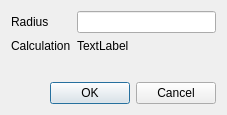
<?xml version="1.0" encoding="UTF-8"?>
<ui version="4.0">
 <class>dlgCircularSurface</class>
 <widget class="QDialog" name="dlgCircularSurface">
  <property name="geometry">
   <rect>
    <x>0</x>
    <y>0</y>
    <width>227</width>
    <height>115</height>
   </rect>
  </property>
  <property name="windowTitle">
   <string>Circular Surface</string>
  </property>
  <property name="windowIcon">
   <iconset resource="recursos.qrc">
    <normaloff>:/dlg/dock/areaCircular</normaloff>:/dlg/dock/areaCircular</iconset>
  </property>
  <layout class="QVBoxLayout" name="verticalLayout">
   <item>
    <layout class="QFormLayout" name="formLayout">
     <item row="0" column="0">
      <widget class="QLabel" name="label">
       <property name="text">
        <string>Radius</string>
       </property>
      </widget>
     </item>
     <item row="0" column="1">
      <widget class="QLineEdit" name="txtRadius"/>
     </item>
     <item row="1" column="0">
      <widget class="QLabel" name="label_2">
       <property name="text">
        <string>Calculation</string>
       </property>
      </widget>
     </item>
     <item row="1" column="1">
      <widget class="QLabel" name="lblFormula">
       <property name="text">
        <string>TextLabel</string>
       </property>
      </widget>
     </item>
    </layout>
   </item>
   <item>
    <widget class="QDialogButtonBox" name="buttonBox">
     <property name="orientation">
      <enum>Qt::Horizontal</enum>
     </property>
     <property name="standardButtons">
      <set>QDialogButtonBox::Cancel|QDialogButtonBox::Ok</set>
     </property>
    </widget>
   </item>
  </layout>
 </widget>
 <resources>
  <include location="recursos.qrc"/>
 </resources>
 <connections>
  <connection>
   <sender>buttonBox</sender>
   <signal>accepted()</signal>
   <receiver>dlgCircularSurface</receiver>
   <slot>accept()</slot>
   <hints>
    <hint type="sourcelabel">
     <x>248</x>
     <y>254</y>
    </hint>
    <hint type="destinationlabel">
     <x>157</x>
     <y>274</y>
    </hint>
   </hints>
  </connection>
  <connection>
   <sender>buttonBox</sender>
   <signal>rejected()</signal>
   <receiver>dlgCircularSurface</receiver>
   <slot>reject()</slot>
   <hints>
    <hint type="sourcelabel">
     <x>316</x>
     <y>260</y>
    </hint>
    <hint type="destinationlabel">
     <x>286</x>
     <y>274</y>
    </hint>
   </hints>
  </connection>
 </connections>
</ui>
